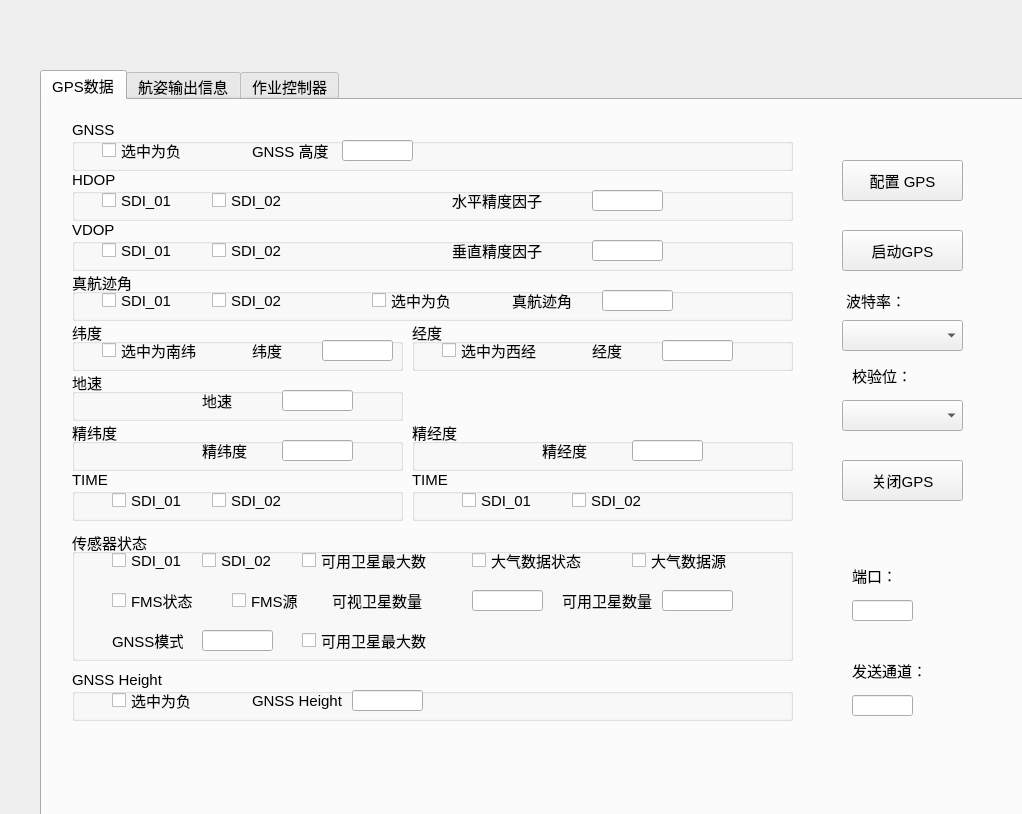
<?xml version="1.0" encoding="UTF-8"?>
<ui version="4.0">
 <class>send429class</class>
 <widget class="QWidget" name="send429class">
  <property name="geometry">
   <rect>
    <x>0</x>
    <y>0</y>
    <width>1022</width>
    <height>814</height>
   </rect>
  </property>
  <property name="font">
   <font>
    <pointsize>11</pointsize>
   </font>
  </property>
  <property name="windowTitle">
   <string>Form</string>
  </property>
  <widget class="QTabWidget" name="tabWidget">
   <property name="geometry">
    <rect>
     <x>40</x>
     <y>70</y>
     <width>991</width>
     <height>801</height>
    </rect>
   </property>
   <property name="currentIndex">
    <number>0</number>
   </property>
   <widget class="QWidget" name="tab">
    <attribute name="title">
     <string>GPS数据</string>
    </attribute>
    <widget class="QGroupBox" name="groupBox">
     <property name="geometry">
      <rect>
       <x>30</x>
       <y>20</y>
       <width>721</width>
       <height>51</height>
      </rect>
     </property>
     <property name="title">
      <string>GNSS</string>
     </property>
     <widget class="QCheckBox" name="gnss_checkbox">
      <property name="geometry">
       <rect>
        <x>30</x>
        <y>20</y>
        <width>111</width>
        <height>21</height>
       </rect>
      </property>
      <property name="text">
       <string>选中为负</string>
      </property>
     </widget>
     <widget class="QLineEdit" name="gnss_num">
      <property name="geometry">
       <rect>
        <x>270</x>
        <y>20</y>
        <width>71</width>
        <height>21</height>
       </rect>
      </property>
     </widget>
     <widget class="QLabel" name="label">
      <property name="geometry">
       <rect>
        <x>180</x>
        <y>20</y>
        <width>81</width>
        <height>21</height>
       </rect>
      </property>
      <property name="text">
       <string>GNSS 高度</string>
      </property>
     </widget>
    </widget>
    <widget class="QGroupBox" name="groupBox_2">
     <property name="geometry">
      <rect>
       <x>30</x>
       <y>70</y>
       <width>721</width>
       <height>51</height>
      </rect>
     </property>
     <property name="title">
      <string>HDOP</string>
     </property>
     <widget class="QLineEdit" name="hdop_num">
      <property name="geometry">
       <rect>
        <x>520</x>
        <y>20</y>
        <width>71</width>
        <height>21</height>
       </rect>
      </property>
     </widget>
     <widget class="QLabel" name="label_2">
      <property name="geometry">
       <rect>
        <x>380</x>
        <y>20</y>
        <width>111</width>
        <height>21</height>
       </rect>
      </property>
      <property name="text">
       <string>水平精度因子</string>
      </property>
     </widget>
     <widget class="QCheckBox" name="hdop_01">
      <property name="geometry">
       <rect>
        <x>30</x>
        <y>20</y>
        <width>91</width>
        <height>21</height>
       </rect>
      </property>
      <property name="text">
       <string>SDI_01</string>
      </property>
     </widget>
     <widget class="QCheckBox" name="hdop_02">
      <property name="geometry">
       <rect>
        <x>140</x>
        <y>20</y>
        <width>91</width>
        <height>21</height>
       </rect>
      </property>
      <property name="text">
       <string>SDI_02</string>
      </property>
     </widget>
    </widget>
    <widget class="QGroupBox" name="groupBox_3">
     <property name="geometry">
      <rect>
       <x>30</x>
       <y>120</y>
       <width>721</width>
       <height>51</height>
      </rect>
     </property>
     <property name="title">
      <string>VDOP</string>
     </property>
     <widget class="QLineEdit" name="vdop_num">
      <property name="geometry">
       <rect>
        <x>520</x>
        <y>20</y>
        <width>71</width>
        <height>21</height>
       </rect>
      </property>
     </widget>
     <widget class="QLabel" name="label_3">
      <property name="geometry">
       <rect>
        <x>380</x>
        <y>20</y>
        <width>121</width>
        <height>21</height>
       </rect>
      </property>
      <property name="text">
       <string>垂直精度因子</string>
      </property>
     </widget>
     <widget class="QCheckBox" name="vdop_01">
      <property name="geometry">
       <rect>
        <x>30</x>
        <y>20</y>
        <width>91</width>
        <height>21</height>
       </rect>
      </property>
      <property name="text">
       <string>SDI_01</string>
      </property>
     </widget>
     <widget class="QCheckBox" name="vdop_02">
      <property name="geometry">
       <rect>
        <x>140</x>
        <y>20</y>
        <width>91</width>
        <height>21</height>
       </rect>
      </property>
      <property name="text">
       <string>SDI_02</string>
      </property>
     </widget>
    </widget>
    <widget class="QGroupBox" name="groupBox_4">
     <property name="geometry">
      <rect>
       <x>30</x>
       <y>170</y>
       <width>721</width>
       <height>51</height>
      </rect>
     </property>
     <property name="title">
      <string>真航迹角</string>
     </property>
     <widget class="QLineEdit" name="angle_num">
      <property name="geometry">
       <rect>
        <x>530</x>
        <y>20</y>
        <width>71</width>
        <height>21</height>
       </rect>
      </property>
     </widget>
     <widget class="QLabel" name="label_4">
      <property name="geometry">
       <rect>
        <x>440</x>
        <y>20</y>
        <width>81</width>
        <height>21</height>
       </rect>
      </property>
      <property name="text">
       <string>真航迹角</string>
      </property>
     </widget>
     <widget class="QCheckBox" name="angle_checkbox">
      <property name="geometry">
       <rect>
        <x>300</x>
        <y>20</y>
        <width>111</width>
        <height>21</height>
       </rect>
      </property>
      <property name="text">
       <string>选中为负</string>
      </property>
     </widget>
     <widget class="QCheckBox" name="angle_01">
      <property name="geometry">
       <rect>
        <x>30</x>
        <y>20</y>
        <width>91</width>
        <height>21</height>
       </rect>
      </property>
      <property name="text">
       <string>SDI_01</string>
      </property>
     </widget>
     <widget class="QCheckBox" name="angle_02">
      <property name="geometry">
       <rect>
        <x>140</x>
        <y>20</y>
        <width>91</width>
        <height>21</height>
       </rect>
      </property>
      <property name="text">
       <string>SDI_02</string>
      </property>
     </widget>
    </widget>
    <widget class="QGroupBox" name="groupBox_5">
     <property name="geometry">
      <rect>
       <x>30</x>
       <y>220</y>
       <width>331</width>
       <height>51</height>
      </rect>
     </property>
     <property name="title">
      <string>纬度</string>
     </property>
     <widget class="QCheckBox" name="latitude_checkbox">
      <property name="geometry">
       <rect>
        <x>30</x>
        <y>20</y>
        <width>121</width>
        <height>21</height>
       </rect>
      </property>
      <property name="text">
       <string>选中为南纬</string>
      </property>
     </widget>
     <widget class="QLineEdit" name="latitude_num">
      <property name="geometry">
       <rect>
        <x>250</x>
        <y>20</y>
        <width>71</width>
        <height>21</height>
       </rect>
      </property>
     </widget>
     <widget class="QLabel" name="label_5">
      <property name="geometry">
       <rect>
        <x>180</x>
        <y>20</y>
        <width>51</width>
        <height>21</height>
       </rect>
      </property>
      <property name="text">
       <string>纬度</string>
      </property>
     </widget>
    </widget>
    <widget class="QGroupBox" name="groupBox_6">
     <property name="geometry">
      <rect>
       <x>370</x>
       <y>220</y>
       <width>381</width>
       <height>51</height>
      </rect>
     </property>
     <property name="title">
      <string>经度</string>
     </property>
     <widget class="QCheckBox" name="longitude_checkbox">
      <property name="geometry">
       <rect>
        <x>30</x>
        <y>20</y>
        <width>121</width>
        <height>21</height>
       </rect>
      </property>
      <property name="text">
       <string>选中为西经</string>
      </property>
     </widget>
     <widget class="QLineEdit" name="longitude_num">
      <property name="geometry">
       <rect>
        <x>250</x>
        <y>20</y>
        <width>71</width>
        <height>21</height>
       </rect>
      </property>
     </widget>
     <widget class="QLabel" name="label6">
      <property name="geometry">
       <rect>
        <x>180</x>
        <y>20</y>
        <width>51</width>
        <height>21</height>
       </rect>
      </property>
      <property name="text">
       <string>经度</string>
      </property>
     </widget>
    </widget>
    <widget class="QGroupBox" name="groupBox_7">
     <property name="geometry">
      <rect>
       <x>30</x>
       <y>270</y>
       <width>331</width>
       <height>51</height>
      </rect>
     </property>
     <property name="title">
      <string>地速</string>
     </property>
     <widget class="QLineEdit" name="speed_num">
      <property name="geometry">
       <rect>
        <x>210</x>
        <y>20</y>
        <width>71</width>
        <height>21</height>
       </rect>
      </property>
     </widget>
     <widget class="QLabel" name="label6_2">
      <property name="geometry">
       <rect>
        <x>130</x>
        <y>20</y>
        <width>51</width>
        <height>21</height>
       </rect>
      </property>
      <property name="text">
       <string>地速</string>
      </property>
     </widget>
    </widget>
    <widget class="QGroupBox" name="groupBox_8">
     <property name="geometry">
      <rect>
       <x>30</x>
       <y>320</y>
       <width>331</width>
       <height>51</height>
      </rect>
     </property>
     <property name="title">
      <string>精纬度</string>
     </property>
     <widget class="QLineEdit" name="fine_latitude_num">
      <property name="geometry">
       <rect>
        <x>210</x>
        <y>20</y>
        <width>71</width>
        <height>21</height>
       </rect>
      </property>
     </widget>
     <widget class="QLabel" name="label_6">
      <property name="geometry">
       <rect>
        <x>130</x>
        <y>20</y>
        <width>71</width>
        <height>21</height>
       </rect>
      </property>
      <property name="text">
       <string>精纬度</string>
      </property>
     </widget>
    </widget>
    <widget class="QGroupBox" name="groupBox_9">
     <property name="geometry">
      <rect>
       <x>370</x>
       <y>320</y>
       <width>381</width>
       <height>51</height>
      </rect>
     </property>
     <property name="title">
      <string>精经度</string>
     </property>
     <widget class="QLineEdit" name="fine_longitude_num">
      <property name="geometry">
       <rect>
        <x>220</x>
        <y>20</y>
        <width>71</width>
        <height>21</height>
       </rect>
      </property>
     </widget>
     <widget class="QLabel" name="label_7">
      <property name="geometry">
       <rect>
        <x>130</x>
        <y>20</y>
        <width>71</width>
        <height>21</height>
       </rect>
      </property>
      <property name="text">
       <string>精经度</string>
      </property>
     </widget>
    </widget>
    <widget class="QGroupBox" name="groupBox_10">
     <property name="geometry">
      <rect>
       <x>30</x>
       <y>370</y>
       <width>331</width>
       <height>51</height>
      </rect>
     </property>
     <property name="title">
      <string>TIME</string>
     </property>
     <widget class="QCheckBox" name="time_02">
      <property name="geometry">
       <rect>
        <x>140</x>
        <y>20</y>
        <width>91</width>
        <height>21</height>
       </rect>
      </property>
      <property name="text">
       <string>SDI_02</string>
      </property>
     </widget>
     <widget class="QCheckBox" name="time_01">
      <property name="geometry">
       <rect>
        <x>40</x>
        <y>20</y>
        <width>91</width>
        <height>21</height>
       </rect>
      </property>
      <property name="text">
       <string>SDI_01</string>
      </property>
     </widget>
    </widget>
    <widget class="QGroupBox" name="groupBox_11">
     <property name="geometry">
      <rect>
       <x>370</x>
       <y>370</y>
       <width>381</width>
       <height>51</height>
      </rect>
     </property>
     <property name="title">
      <string>TIME</string>
     </property>
     <widget class="QCheckBox" name="date_02">
      <property name="geometry">
       <rect>
        <x>160</x>
        <y>20</y>
        <width>91</width>
        <height>21</height>
       </rect>
      </property>
      <property name="text">
       <string>SDI_02</string>
      </property>
     </widget>
     <widget class="QCheckBox" name="date_01">
      <property name="geometry">
       <rect>
        <x>50</x>
        <y>20</y>
        <width>91</width>
        <height>21</height>
       </rect>
      </property>
      <property name="text">
       <string>SDI_01</string>
      </property>
     </widget>
    </widget>
    <widget class="QGroupBox" name="groupBox_12">
     <property name="geometry">
      <rect>
       <x>30</x>
       <y>430</y>
       <width>721</width>
       <height>131</height>
      </rect>
     </property>
     <property name="title">
      <string>传感器状态</string>
     </property>
     <widget class="QLineEdit" name="sensor_8">
      <property name="geometry">
       <rect>
        <x>400</x>
        <y>60</y>
        <width>71</width>
        <height>21</height>
       </rect>
      </property>
     </widget>
     <widget class="QLabel" name="label_8">
      <property name="geometry">
       <rect>
        <x>260</x>
        <y>60</y>
        <width>111</width>
        <height>21</height>
       </rect>
      </property>
      <property name="text">
       <string>可视卫星数量</string>
      </property>
     </widget>
     <widget class="QCheckBox" name="sensor_01">
      <property name="geometry">
       <rect>
        <x>40</x>
        <y>20</y>
        <width>81</width>
        <height>21</height>
       </rect>
      </property>
      <property name="text">
       <string>SDI_01</string>
      </property>
     </widget>
     <widget class="QCheckBox" name="sensor_02">
      <property name="geometry">
       <rect>
        <x>130</x>
        <y>20</y>
        <width>91</width>
        <height>21</height>
       </rect>
      </property>
      <property name="text">
       <string>SDI_02</string>
      </property>
     </widget>
     <widget class="QCheckBox" name="sensor_3">
      <property name="geometry">
       <rect>
        <x>230</x>
        <y>20</y>
        <width>151</width>
        <height>21</height>
       </rect>
      </property>
      <property name="text">
       <string>可用卫星最大数</string>
      </property>
     </widget>
     <widget class="QCheckBox" name="sensor_4">
      <property name="geometry">
       <rect>
        <x>400</x>
        <y>20</y>
        <width>151</width>
        <height>21</height>
       </rect>
      </property>
      <property name="text">
       <string>大气数据状态</string>
      </property>
     </widget>
     <widget class="QCheckBox" name="sensor_5">
      <property name="geometry">
       <rect>
        <x>560</x>
        <y>20</y>
        <width>111</width>
        <height>21</height>
       </rect>
      </property>
      <property name="text">
       <string>大气数据源</string>
      </property>
     </widget>
     <widget class="QCheckBox" name="sensor_6">
      <property name="geometry">
       <rect>
        <x>40</x>
        <y>60</y>
        <width>91</width>
        <height>21</height>
       </rect>
      </property>
      <property name="text">
       <string>FMS状态</string>
      </property>
     </widget>
     <widget class="QCheckBox" name="sensor_7">
      <property name="geometry">
       <rect>
        <x>160</x>
        <y>60</y>
        <width>71</width>
        <height>21</height>
       </rect>
      </property>
      <property name="text">
       <string>FMS源</string>
      </property>
     </widget>
     <widget class="QLabel" name="label_9">
      <property name="geometry">
       <rect>
        <x>40</x>
        <y>100</y>
        <width>71</width>
        <height>21</height>
       </rect>
      </property>
      <property name="text">
       <string>GNSS模式</string>
      </property>
     </widget>
     <widget class="QLineEdit" name="sensor_9">
      <property name="geometry">
       <rect>
        <x>590</x>
        <y>60</y>
        <width>71</width>
        <height>21</height>
       </rect>
      </property>
     </widget>
     <widget class="QLabel" name="label_10">
      <property name="geometry">
       <rect>
        <x>490</x>
        <y>60</y>
        <width>91</width>
        <height>21</height>
       </rect>
      </property>
      <property name="text">
       <string>可用卫星数量</string>
      </property>
     </widget>
     <widget class="QLineEdit" name="sensor_10">
      <property name="geometry">
       <rect>
        <x>130</x>
        <y>100</y>
        <width>71</width>
        <height>21</height>
       </rect>
      </property>
     </widget>
     <widget class="QCheckBox" name="sensor_11">
      <property name="geometry">
       <rect>
        <x>230</x>
        <y>100</y>
        <width>151</width>
        <height>21</height>
       </rect>
      </property>
      <property name="text">
       <string>可用卫星最大数</string>
      </property>
     </widget>
    </widget>
    <widget class="QGroupBox" name="groupBox_13">
     <property name="geometry">
      <rect>
       <x>30</x>
       <y>570</y>
       <width>721</width>
       <height>51</height>
      </rect>
     </property>
     <property name="title">
      <string>GNSS Height</string>
     </property>
     <widget class="QLineEdit" name="gnss_height_num">
      <property name="geometry">
       <rect>
        <x>280</x>
        <y>20</y>
        <width>71</width>
        <height>21</height>
       </rect>
      </property>
     </widget>
     <widget class="QLabel" name="label_11">
      <property name="geometry">
       <rect>
        <x>180</x>
        <y>20</y>
        <width>91</width>
        <height>21</height>
       </rect>
      </property>
      <property name="text">
       <string>GNSS Height</string>
      </property>
     </widget>
     <widget class="QCheckBox" name="gnss_height_checkbox">
      <property name="geometry">
       <rect>
        <x>40</x>
        <y>20</y>
        <width>111</width>
        <height>21</height>
       </rect>
      </property>
      <property name="text">
       <string>选中为负</string>
      </property>
     </widget>
    </widget>
    <widget class="QPushButton" name="start_pushButton">
     <property name="geometry">
      <rect>
       <x>800</x>
       <y>60</y>
       <width>121</width>
       <height>41</height>
      </rect>
     </property>
     <property name="font">
      <font>
       <pointsize>11</pointsize>
      </font>
     </property>
     <property name="text">
      <string>配置 GPS</string>
     </property>
    </widget>
    <widget class="QPushButton" name="gps_pushButton">
     <property name="geometry">
      <rect>
       <x>800</x>
       <y>130</y>
       <width>121</width>
       <height>41</height>
      </rect>
     </property>
     <property name="font">
      <font>
       <pointsize>11</pointsize>
      </font>
     </property>
     <property name="text">
      <string>启动GPS</string>
     </property>
    </widget>
    <widget class="QComboBox" name="gpsbitrate">
     <property name="geometry">
      <rect>
       <x>800</x>
       <y>220</y>
       <width>121</width>
       <height>31</height>
      </rect>
     </property>
    </widget>
    <widget class="QLabel" name="label_20">
     <property name="geometry">
      <rect>
       <x>800</x>
       <y>190</y>
       <width>81</width>
       <height>21</height>
      </rect>
     </property>
     <property name="text">
      <string> 波特率：</string>
     </property>
    </widget>
    <widget class="QLabel" name="label_21">
     <property name="geometry">
      <rect>
       <x>810</x>
       <y>260</y>
       <width>81</width>
       <height>31</height>
      </rect>
     </property>
     <property name="text">
      <string>校验位：</string>
     </property>
    </widget>
    <widget class="QComboBox" name="gpscheckBit">
     <property name="geometry">
      <rect>
       <x>800</x>
       <y>300</y>
       <width>121</width>
       <height>31</height>
      </rect>
     </property>
    </widget>
    <widget class="QPushButton" name="close_gps_pushButton">
     <property name="geometry">
      <rect>
       <x>800</x>
       <y>360</y>
       <width>121</width>
       <height>41</height>
      </rect>
     </property>
     <property name="font">
      <font>
       <pointsize>11</pointsize>
      </font>
     </property>
     <property name="text">
      <string>关闭GPS</string>
     </property>
    </widget>
    <widget class="QLabel" name="label_22">
     <property name="geometry">
      <rect>
       <x>810</x>
       <y>465</y>
       <width>72</width>
       <height>20</height>
      </rect>
     </property>
     <property name="text">
      <string>端口：</string>
     </property>
    </widget>
    <widget class="QLineEdit" name="GPS_port">
     <property name="geometry">
      <rect>
       <x>810</x>
       <y>500</y>
       <width>61</width>
       <height>21</height>
      </rect>
     </property>
    </widget>
    <widget class="QLineEdit" name="sendPort_1">
     <property name="geometry">
      <rect>
       <x>810</x>
       <y>595</y>
       <width>61</width>
       <height>21</height>
      </rect>
     </property>
    </widget>
    <widget class="QLabel" name="label_24">
     <property name="geometry">
      <rect>
       <x>810</x>
       <y>560</y>
       <width>81</width>
       <height>21</height>
      </rect>
     </property>
     <property name="text">
      <string>发送通道：</string>
     </property>
    </widget>
   </widget>
   <widget class="QWidget" name="tab_2">
    <attribute name="title">
     <string>航姿输出信息</string>
    </attribute>
    <widget class="QLabel" name="label_12">
     <property name="geometry">
      <rect>
       <x>80</x>
       <y>50</y>
       <width>72</width>
       <height>15</height>
      </rect>
     </property>
     <property name="text">
      <string>磁航向</string>
     </property>
    </widget>
    <widget class="QLabel" name="label_13">
     <property name="geometry">
      <rect>
       <x>80</x>
       <y>100</y>
       <width>72</width>
       <height>15</height>
      </rect>
     </property>
     <property name="text">
      <string>俯仰角</string>
     </property>
    </widget>
    <widget class="QLabel" name="label_14">
     <property name="geometry">
      <rect>
       <x>80</x>
       <y>150</y>
       <width>72</width>
       <height>15</height>
      </rect>
     </property>
     <property name="text">
      <string>横滚角</string>
     </property>
    </widget>
    <widget class="QLabel" name="label_15">
     <property name="geometry">
      <rect>
       <x>80</x>
       <y>200</y>
       <width>72</width>
       <height>15</height>
      </rect>
     </property>
     <property name="text">
      <string>俯仰率</string>
     </property>
    </widget>
    <widget class="QLabel" name="label_16">
     <property name="geometry">
      <rect>
       <x>80</x>
       <y>250</y>
       <width>72</width>
       <height>15</height>
      </rect>
     </property>
     <property name="text">
      <string>横滚率</string>
     </property>
    </widget>
    <widget class="QLineEdit" name="flowstyle_0">
     <property name="geometry">
      <rect>
       <x>160</x>
       <y>50</y>
       <width>113</width>
       <height>21</height>
      </rect>
     </property>
    </widget>
    <widget class="QLineEdit" name="flowstyle_1">
     <property name="geometry">
      <rect>
       <x>160</x>
       <y>100</y>
       <width>113</width>
       <height>21</height>
      </rect>
     </property>
    </widget>
    <widget class="QLineEdit" name="flowstyle_2">
     <property name="geometry">
      <rect>
       <x>160</x>
       <y>150</y>
       <width>113</width>
       <height>21</height>
      </rect>
     </property>
    </widget>
    <widget class="QLineEdit" name="flowstyle_3">
     <property name="geometry">
      <rect>
       <x>160</x>
       <y>200</y>
       <width>113</width>
       <height>21</height>
      </rect>
     </property>
    </widget>
    <widget class="QLineEdit" name="flowstyle_4">
     <property name="geometry">
      <rect>
       <x>160</x>
       <y>250</y>
       <width>113</width>
       <height>21</height>
      </rect>
     </property>
    </widget>
    <widget class="QCheckBox" name="flowstyle_01">
     <property name="geometry">
      <rect>
       <x>340</x>
       <y>50</y>
       <width>141</width>
       <height>21</height>
      </rect>
     </property>
     <property name="text">
      <string>选中为磁北西</string>
     </property>
    </widget>
    <widget class="QCheckBox" name="flowstyle_11">
     <property name="geometry">
      <rect>
       <x>340</x>
       <y>100</y>
       <width>161</width>
       <height>21</height>
      </rect>
     </property>
     <property name="text">
      <string>选中为机头向下</string>
     </property>
    </widget>
    <widget class="QCheckBox" name="flowstyle_21">
     <property name="geometry">
      <rect>
       <x>340</x>
       <y>150</y>
       <width>121</width>
       <height>21</height>
      </rect>
     </property>
     <property name="text">
      <string>选中为左倾</string>
     </property>
    </widget>
    <widget class="QCheckBox" name="flowstyle_31">
     <property name="geometry">
      <rect>
       <x>340</x>
       <y>200</y>
       <width>121</width>
       <height>21</height>
      </rect>
     </property>
     <property name="text">
      <string>选中为左倾</string>
     </property>
    </widget>
    <widget class="QCheckBox" name="flowstyle_41">
     <property name="geometry">
      <rect>
       <x>340</x>
       <y>250</y>
       <width>121</width>
       <height>21</height>
      </rect>
     </property>
     <property name="text">
      <string>选中为左倾</string>
     </property>
    </widget>
    <widget class="QPushButton" name="plane_pushButton">
     <property name="geometry">
      <rect>
       <x>620</x>
       <y>130</y>
       <width>151</width>
       <height>41</height>
      </rect>
     </property>
     <property name="font">
      <font>
       <pointsize>11</pointsize>
      </font>
     </property>
     <property name="text">
      <string>启动航姿信息</string>
     </property>
    </widget>
    <widget class="QComboBox" name="stylebitrate">
     <property name="geometry">
      <rect>
       <x>620</x>
       <y>220</y>
       <width>151</width>
       <height>31</height>
      </rect>
     </property>
    </widget>
    <widget class="QLabel" name="label_43">
     <property name="geometry">
      <rect>
       <x>620</x>
       <y>190</y>
       <width>81</width>
       <height>21</height>
      </rect>
     </property>
     <property name="text">
      <string> 波特率：</string>
     </property>
    </widget>
    <widget class="QLabel" name="label_44">
     <property name="geometry">
      <rect>
       <x>630</x>
       <y>270</y>
       <width>81</width>
       <height>31</height>
      </rect>
     </property>
     <property name="text">
      <string>校验位：</string>
     </property>
    </widget>
    <widget class="QComboBox" name="stylecheckBit">
     <property name="geometry">
      <rect>
       <x>620</x>
       <y>300</y>
       <width>151</width>
       <height>31</height>
      </rect>
     </property>
    </widget>
    <widget class="QPushButton" name="close_plane_pushButton">
     <property name="geometry">
      <rect>
       <x>620</x>
       <y>370</y>
       <width>151</width>
       <height>41</height>
      </rect>
     </property>
     <property name="font">
      <font>
       <pointsize>11</pointsize>
      </font>
     </property>
     <property name="text">
      <string>关闭航姿信息</string>
     </property>
    </widget>
    <widget class="QPushButton" name="init_planeStyle_Button">
     <property name="geometry">
      <rect>
       <x>620</x>
       <y>40</y>
       <width>151</width>
       <height>41</height>
      </rect>
     </property>
     <property name="font">
      <font>
       <pointsize>11</pointsize>
      </font>
     </property>
     <property name="text">
      <string>配置 航姿</string>
     </property>
    </widget>
    <widget class="QLineEdit" name="PLANE_port">
     <property name="geometry">
      <rect>
       <x>250</x>
       <y>385</y>
       <width>61</width>
       <height>21</height>
      </rect>
     </property>
    </widget>
    <widget class="QLabel" name="label_23">
     <property name="geometry">
      <rect>
       <x>250</x>
       <y>350</y>
       <width>91</width>
       <height>21</height>
      </rect>
     </property>
     <property name="text">
      <string>端口：</string>
     </property>
    </widget>
    <widget class="QLineEdit" name="sendPort_2">
     <property name="geometry">
      <rect>
       <x>370</x>
       <y>385</y>
       <width>61</width>
       <height>21</height>
      </rect>
     </property>
    </widget>
    <widget class="QLabel" name="label_105">
     <property name="geometry">
      <rect>
       <x>370</x>
       <y>350</y>
       <width>91</width>
       <height>21</height>
      </rect>
     </property>
     <property name="text">
      <string>发送通道：</string>
     </property>
    </widget>
   </widget>
   <widget class="QWidget" name="tab_422">
    <attribute name="title">
     <string>作业控制器</string>
    </attribute>
    <widget class="QGroupBox" name="groupBox_14">
     <property name="geometry">
      <rect>
       <x>60</x>
       <y>50</y>
       <width>431</width>
       <height>131</height>
      </rect>
     </property>
     <property name="title">
      <string>催化剂种类</string>
     </property>
     <widget class="QComboBox" name="comboBox_422_type">
      <property name="geometry">
       <rect>
        <x>50</x>
        <y>30</y>
        <width>251</width>
        <height>31</height>
       </rect>
      </property>
     </widget>
     <widget class="QCheckBox" name="open422orNot">
      <property name="geometry">
       <rect>
        <x>50</x>
        <y>80</y>
        <width>231</width>
        <height>21</height>
       </rect>
      </property>
      <property name="text">
       <string>选中为开始，反之为结束</string>
      </property>
     </widget>
    </widget>
    <widget class="QLabel" name="label_17">
     <property name="geometry">
      <rect>
       <x>90</x>
       <y>200</y>
       <width>121</width>
       <height>41</height>
      </rect>
     </property>
     <property name="font">
      <font>
       <family>Agency FB</family>
       <pointsize>11</pointsize>
      </font>
     </property>
     <property name="text">
      <string>催化剂用量：</string>
     </property>
    </widget>
    <widget class="QLineEdit" name="cuihua_max">
     <property name="geometry">
      <rect>
       <x>210</x>
       <y>210</y>
       <width>81</width>
       <height>21</height>
      </rect>
     </property>
    </widget>
    <widget class="QPushButton" name="work_PushButton">
     <property name="geometry">
      <rect>
       <x>590</x>
       <y>210</y>
       <width>161</width>
       <height>41</height>
      </rect>
     </property>
     <property name="font">
      <font>
       <pointsize>11</pointsize>
      </font>
     </property>
     <property name="text">
      <string>发送播撒数据</string>
     </property>
    </widget>
    <widget class="QComboBox" name="cmbBaudRate">
     <property name="geometry">
      <rect>
       <x>210</x>
       <y>270</y>
       <width>101</width>
       <height>21</height>
      </rect>
     </property>
    </widget>
    <widget class="QLabel" name="label_18">
     <property name="geometry">
      <rect>
       <x>90</x>
       <y>260</y>
       <width>81</width>
       <height>41</height>
      </rect>
     </property>
     <property name="font">
      <font>
       <pointsize>11</pointsize>
      </font>
     </property>
     <property name="text">
      <string>波特率：</string>
     </property>
    </widget>
    <widget class="QLabel" name="label_19">
     <property name="geometry">
      <rect>
       <x>90</x>
       <y>320</y>
       <width>81</width>
       <height>41</height>
      </rect>
     </property>
     <property name="font">
      <font>
       <pointsize>11</pointsize>
      </font>
     </property>
     <property name="text">
      <string>数据位：</string>
     </property>
    </widget>
    <widget class="QComboBox" name="cmbDataBits">
     <property name="geometry">
      <rect>
       <x>210</x>
       <y>330</y>
       <width>101</width>
       <height>21</height>
      </rect>
     </property>
    </widget>
    <widget class="QComboBox" name="combox_422_portName">
     <property name="geometry">
      <rect>
       <x>590</x>
       <y>160</y>
       <width>161</width>
       <height>31</height>
      </rect>
     </property>
    </widget>
    <widget class="QPushButton" name="init_422_Button">
     <property name="geometry">
      <rect>
       <x>590</x>
       <y>90</y>
       <width>161</width>
       <height>41</height>
      </rect>
     </property>
     <property name="font">
      <font>
       <pointsize>11</pointsize>
      </font>
     </property>
     <property name="text">
      <string>INIT  422</string>
     </property>
    </widget>
   </widget>
  </widget>
 </widget>
 <resources/>
 <connections/>
</ui>
